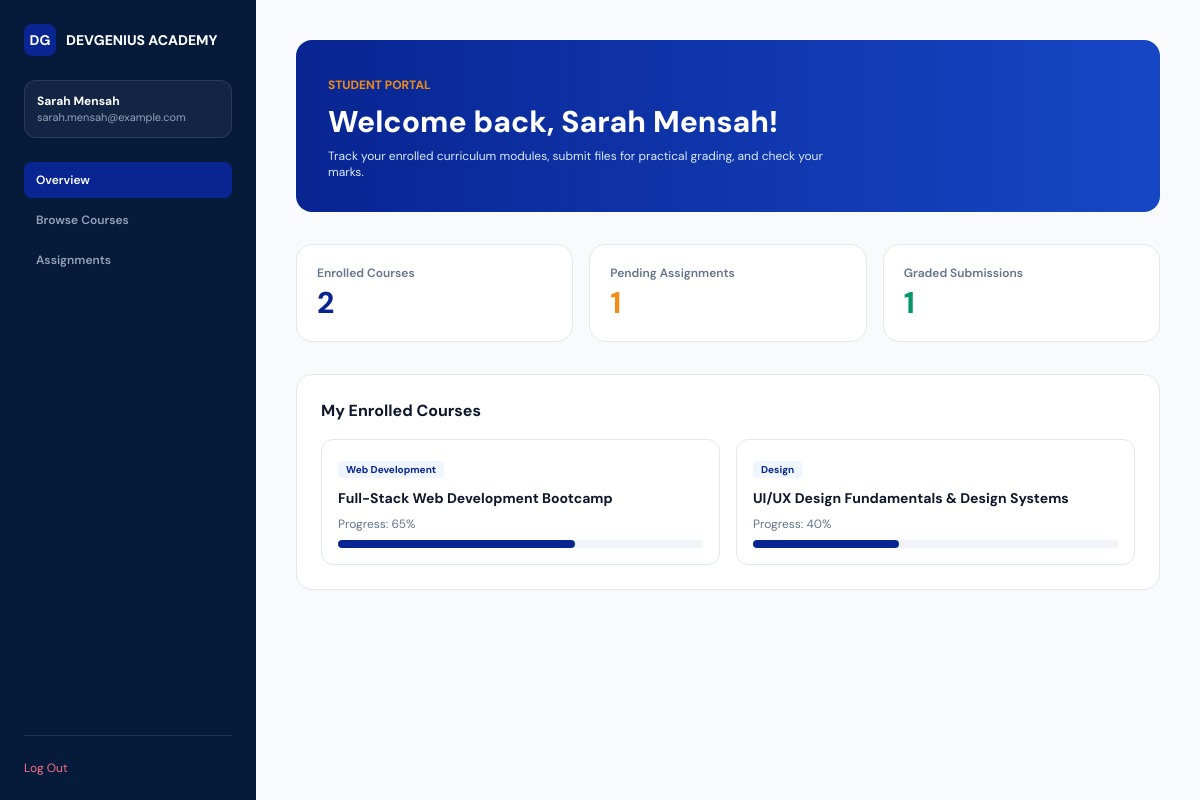
/cpanel_package/student/dashboard.php (signed in), run on the app's committed database.
### tables this page shows
CREATE TABLE IF NOT EXISTS `users` (
  `id` INT UNSIGNED AUTO_INCREMENT PRIMARY KEY,
  `full_name` VARCHAR(150) NOT NULL,
  `email` VARCHAR(191) NOT NULL UNIQUE,
  `phone` VARCHAR(50) NOT NULL,
  `password` VARCHAR(255) NOT NULL,
  `role` ENUM('student', 'admin') NOT NULL DEFAULT 'student',
  `avatar` VARCHAR(255) DEFAULT NULL,
  `bio` TEXT DEFAULT NULL,
  `created_at` TIMESTAMP DEFAULT CURRENT_TIMESTAMP,
  `updated_at` TIMESTAMP DEFAULT CURRENT_TIMESTAMP ON UPDATE CURRENT_TIMESTAMP,
  INDEX `idx_user_role` (`role`),
  INDEX `idx_user_email` (`email`)
);

CREATE TABLE IF NOT EXISTS `course_enrolments` (
  `id` INT UNSIGNED AUTO_INCREMENT PRIMARY KEY,
  `user_id` INT UNSIGNED NOT NULL,
  `course_id` INT UNSIGNED NOT NULL,
  `progress_percent` TINYINT UNSIGNED NOT NULL DEFAULT 0,
  `status` ENUM('active', 'completed') NOT NULL DEFAULT 'active',
  `enrolled_at` TIMESTAMP DEFAULT CURRENT_TIMESTAMP,
  UNIQUE KEY `unique_student_course` (`user_id`, `course_id`),
  INDEX `idx_enrolment_user` (`user_id`),
  INDEX `idx_enrolment_course` (`course_id`),
  CONSTRAINT `fk_enrolment_user` FOREIGN KEY (`user_id`) 
    REFERENCES `users` (`id`) ON DELETE CASCADE ON UPDATE CASCADE,
  CONSTRAINT `fk_enrolment_course` FOREIGN KEY (`course_id`) 
    REFERENCES `courses` (`id`) ON DELETE CASCADE ON UPDATE CASCADE
);

CREATE TABLE IF NOT EXISTS `courses` (
  `id` INT UNSIGNED AUTO_INCREMENT PRIMARY KEY,
  `instructor_id` INT UNSIGNED DEFAULT NULL,
  `title` VARCHAR(200) NOT NULL,
  `slug` VARCHAR(200) NOT NULL UNIQUE,
  `category` VARCHAR(100) NOT NULL,
  `description` TEXT NOT NULL,
  `syllabus_json` LONGTEXT DEFAULT NULL,
  `duration` VARCHAR(50) NOT NULL,
  `level` ENUM('Beginner', 'Intermediate', 'Advanced') NOT NULL DEFAULT 'Beginner',
  `price` DECIMAL(10,2) NOT NULL DEFAULT 0.00,
  `original_price` DECIMAL(10,2) DEFAULT NULL,
  `thumbnail` VARCHAR(255) NOT NULL,
  `rating` DECIMAL(2,1) DEFAULT 4.8,
  `review_count` INT UNSIGNED DEFAULT 0,
  `is_active` TINYINT(1) NOT NULL DEFAULT 1,
  `is_featured` TINYINT(1) NOT NULL DEFAULT 0,
  `created_at` TIMESTAMP DEFAULT CURRENT_TIMESTAMP,
  `updated_at` TIMESTAMP DEFAULT CURRENT_TIMESTAMP ON UPDATE CURRENT_TIMESTAMP,
  INDEX `idx_course_category` (`category`),
  INDEX `idx_course_status` (`is_active`),
  CONSTRAINT `fk_course_instructor` FOREIGN KEY (`instructor_id`) 
    REFERENCES `instructors` (`id`) ON DELETE SET NULL ON UPDATE CASCADE
);

### cpanel_package/includes/auth.php (called while the page is built, shortened)
<?php
function get_current_user_account(): ?array {
    $pdo = Database::connect();
    $stmt = $pdo->prepare("SELECT id, full_name, email, phone, role, avatar, bio, created_at FROM users WHERE id = ?");
    $stmt->execute([$_SESSION['user_id']]);
    return $stmt->fetch() ?: null;
}
function require_student(): array {
    $user = get_current_user_account();
    return $user;
}
function sanitize(string $data): string {
    return htmlspecialchars(trim($data), ENT_QUOTES, 'UTF-8');
}

### cpanel_package/student/dashboard.php (the view, shortened to what this page needs)
<?php
require_once __DIR__ . '/../includes/auth.php';
$currentUser = require_student();
$pdo = Database::connect();
$stmtEnrolments = $pdo->prepare("SELECT ce.*, c.title AS course_title, c.category, c.duration
                                  FROM course_enrolments ce
                                  JOIN courses c ON ce.course_id = c.id
                                  WHERE ce.user_id = ?");
$stmtEnrolments->execute([$currentUser['id']]);
$enrolments = $stmtEnrolments->fetchAll();
$stmtAssignments = $pdo->prepare("SELECT a.*, c.title AS course_title, s.id AS submission_id, s.status AS submission_status, s.score
                                   FROM assignments a
                                   JOIN course_enrolments ce ON a.course_id = ce.course_id
                                   JOIN courses c ON a.course_id = c.id
                                   LEFT JOIN assignment_submissions s ON a.id = s.assignment_id AND s.user_id = ?
                                   WHERE ce.user_id = ?
                                   ORDER BY a.due_date ASC");
$stmtAssignments->execute([$currentUser['id'], $currentUser['id']]);
$assignments = $stmtAssignments->fetchAll();
$pendingCount = 0;
$gradedCount = 0;
foreach ($assignments as $asg) {
    if (empty($asg['submission_id'])) $pendingCount++;
    elseif ($asg['submission_status'] === 'Graded') $gradedCount++;
}
?>
<!DOCTYPE html>
<html lang="en">
<head>
    <script src="https://cdn.tailwindcss.com"></script>
</head>
<body class="bg-slate-50 text-slate-900 min-h-screen flex flex-col md:flex-row">
    <aside class="w-full md:w-64 bg-[#061A3A] text-slate-300 p-6 flex flex-col justify-between shrink-0">
        <div class="space-y-6">
            <a href="../index.php" class="flex items-center gap-2.5">
                <div class="w-8 h-8 rounded-lg bg-[#082592] text-white flex items-center justify-center font-bold text-sm">DG</div>
                <span class="font-heading font-extrabold text-sm text-white">DEVGENIUS ACADEMY</span>
            </a>
            <div class="p-3 bg-white/5 rounded-xl border border-white/10 text-xs">
                <div class="font-bold text-white"><?= sanitize($currentUser['full_name']) ?></div>
                <div class="text-[11px] text-slate-400"><?= sanitize($currentUser['email']) ?></div>
            </div>
            <nav class="space-y-1 text-xs font-semibold">
                <a href="dashboard.php" class="block py-2.5 px-3 rounded-lg bg-[#082592] text-white">Overview</a>
                <a href="../courses.php" class="block py-2.5 px-3 rounded-lg hover:bg-white/5 text-slate-400 hover:text-white">Browse Courses</a>
                <a href="assignments.php" class="block py-2.5 px-3 rounded-lg hover:bg-white/5 text-slate-400 hover:text-white">Assignments</a>
            </nav>
        </div>
        <div class="pt-6 border-t border-white/10 text-xs">
            <a href="../logout.php" class="text-rose-400 hover:underline">Log Out</a>
        </div>
    </aside>
    <main class="flex-1 p-6 sm:p-10 space-y-8 max-w-5xl overflow-y-auto">
        <div class="bg-gradient-to-r from-[#082592] to-[#1746C5] rounded-2xl p-6 sm:p-8 text-white space-y-2">
            <span class="text-xs font-bold text-[#F28C18] uppercase">Student Portal</span>
            <h1 class="text-2xl sm:text-3xl font-heading font-extrabold text-white">
                Welcome back, <?= sanitize($currentUser['full_name']) ?>!
            </h1>
            <p class="text-xs text-blue-100 max-w-lg">Track your enrolled curriculum modules, submit files for practical grading, and check your marks.</p>
        </div>
        <div class="grid grid-cols-2 md:grid-cols-3 gap-4">
            <div class="bg-white p-5 rounded-2xl border border-slate-200">
                <div class="text-xs text-slate-500 font-semibold">Enrolled Courses</div>
                <div class="text-3xl font-heading font-extrabold text-[#082592] mt-1 tabular-nums"><?= count($enrolments) ?></div>
            </div>
            <div class="bg-white p-5 rounded-2xl border border-slate-200">
                <div class="text-xs text-slate-500 font-semibold">Pending Assignments</div>
                <div class="text-3xl font-heading font-extrabold text-[#F28C18] mt-1 tabular-nums"><?= $pendingCount ?></div>
            </div>
            <div class="bg-white p-5 rounded-2xl border border-slate-200">
                <div class="text-xs text-slate-500 font-semibold">Graded Submissions</div>
                <div class="text-3xl font-heading font-extrabold text-emerald-600 mt-1 tabular-nums"><?= $gradedCount ?></div>
            </div>
        </div>
        <div class="bg-white rounded-2xl border border-slate-200 p-6 space-y-4">
            <h3 class="font-heading font-bold text-base text-slate-900">My Enrolled Courses</h3>
            <?php if (empty($enrolments)): ?>
                <div class="p-6 text-center text-xs text-slate-500 bg-slate-50 rounded-xl">
                    You have not enrolled in any courses yet. <a href="../courses.php" class="text-[#082592] font-bold hover:underline">Explore courses</a>
                </div>
            <?php else: ?>
                <div class="grid grid-cols-1 md:grid-cols-2 gap-4">
                    <?php foreach ($enrolments as $e): ?>
                        <div class="p-4 rounded-xl border border-slate-200 space-y-2">
                            <span class="text-[10px] font-bold text-[#082592] bg-blue-50 px-2 py-0.5 rounded"><?= sanitize($e['category']) ?></span>
                            <h4 class="font-heading font-bold text-sm text-slate-900"><?= sanitize($e['course_title']) ?></h4>
                            <div class="text-xs text-slate-500">Progress: <?= (int)$e['progress_percent'] ?>%</div>
                            <div class="w-full bg-slate-100 rounded-full h-2">
                                <div class="bg-[#082592] h-full rounded-full" style="width: <?= (int)$e['progress_percent'] ?>%"></div>
                            </div>
                        </div>
                    <?php endforeach; ?>
                </div>
            <?php endif; ?>
        </div>
    </main>
</body>
</html>

### cpanel_package/student/dashboard.php (style rules this page uses)
body { font-family: 'DM Sans', sans-serif; }

### data on the page
users: full_name "Sarah Mensah", email "sarah.mensah@example.com"
course_enrolments: course.category "Web Development", course.title "Full-Stack Web Development Bootcamp", progress_percent "65"
course_enrolments: course.category "Design", course.title "UI/UX Design Fundamentals & Design Systems", progress_percent "40"

### other printed values
count($enrolments) "2"
$pendingCount "1"
$gradedCount "1"
